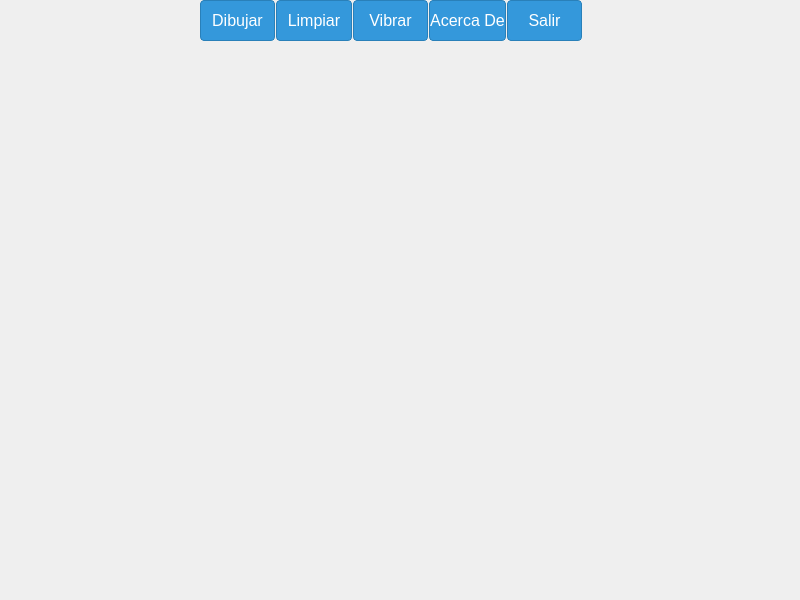
<?xml version="1.0" encoding="UTF-8"?>
<ui version="4.0">
 <class>Dialog</class>
 <widget class="QDialog" name="Dialog">
  <property name="geometry">
   <rect>
    <x>0</x>
    <y>0</y>
    <width>800</width>
    <height>600</height>
   </rect>
  </property>
  <property name="contextMenuPolicy">
   <enum>Qt::DefaultContextMenu</enum>
  </property>
  <property name="windowTitle">
   <string>Paintbly</string>
  </property>
  <property name="styleSheet">
   <string notr="true"/>
  </property>
  <widget class="QWidget" name="horizontalLayoutWidget">
   <property name="geometry">
    <rect>
     <x>200</x>
     <y>0</y>
     <width>382</width>
     <height>41</height>
    </rect>
   </property>
   <layout class="QHBoxLayout" name="horizontalLayout">
    <property name="spacing">
     <number>1</number>
    </property>
    <item>
     <widget class="QPushButton" name="btndibujar">
      <property name="sizePolicy">
       <sizepolicy hsizetype="Minimum" vsizetype="Minimum">
        <horstretch>0</horstretch>
        <verstretch>16</verstretch>
       </sizepolicy>
      </property>
      <property name="focusPolicy">
       <enum>Qt::NoFocus</enum>
      </property>
      <property name="styleSheet">
       <string notr="true">QPushButton {
    background-color: #3498db; 
    border: 1px solid #2980b9; /* Borde del botón */
    color: white; /* Color del texto */
    font-size: 16px;
    border-radius: 4px; /* Bordes redondeados */
}

/* Estilo cuando el botón está presionado */
QPushButton:pressed {
    background-color: #2980b9;
}

QPushButton:focus {
      background-color: #3498db;
    color: black;
	font-size: 17px;
    border: 2px solid #2980b9; /* Borde del botón */
}
</string>
      </property>
      <property name="text">
       <string>Dibujar</string>
      </property>
     </widget>
    </item>
    <item>
     <widget class="QPushButton" name="btnlimpiar">
      <property name="sizePolicy">
       <sizepolicy hsizetype="Minimum" vsizetype="Minimum">
        <horstretch>0</horstretch>
        <verstretch>16</verstretch>
       </sizepolicy>
      </property>
      <property name="focusPolicy">
       <enum>Qt::NoFocus</enum>
      </property>
      <property name="styleSheet">
       <string notr="true">QPushButton {
    background-color: #3498db; 
    border: 1px solid #2980b9; /* Borde del botón */
    color: white; /* Color del texto */
    font-size: 16px;
    border-radius: 4px; /* Bordes redondeados */
}

/* Estilo cuando el botón está presionado */
QPushButton:pressed {
    background-color: #2980b9;
}

QPushButton:focus {
      background-color: #3498db;
    color: black;
	font-size: 17px;
    border: 2px solid #2980b9; /* Borde del botón */
}
</string>
      </property>
      <property name="text">
       <string>Limpiar</string>
      </property>
     </widget>
    </item>
    <item>
     <widget class="QPushButton" name="btnvibrar">
      <property name="sizePolicy">
       <sizepolicy hsizetype="Minimum" vsizetype="Minimum">
        <horstretch>0</horstretch>
        <verstretch>16</verstretch>
       </sizepolicy>
      </property>
      <property name="focusPolicy">
       <enum>Qt::NoFocus</enum>
      </property>
      <property name="styleSheet">
       <string notr="true">QPushButton {
    background-color: #3498db; 
    border: 1px solid #2980b9; /* Borde del botón */
    color: white; /* Color del texto */
    font-size: 16px;
    border-radius: 4px; /* Bordes redondeados */
}

/* Estilo cuando el botón está presionado */
QPushButton:pressed {
    background-color: #2980b9;
}

QPushButton:focus {
      background-color: #3498db;
    color: black;
	font-size: 17px;
    border: 2px solid #2980b9; /* Borde del botón */
}
</string>
      </property>
      <property name="text">
       <string>Vibrar</string>
      </property>
     </widget>
    </item>
    <item>
     <widget class="QPushButton" name="btninfo">
      <property name="sizePolicy">
       <sizepolicy hsizetype="Minimum" vsizetype="Minimum">
        <horstretch>0</horstretch>
        <verstretch>16</verstretch>
       </sizepolicy>
      </property>
      <property name="focusPolicy">
       <enum>Qt::NoFocus</enum>
      </property>
      <property name="styleSheet">
       <string notr="true">QPushButton {
    background-color: #3498db; 
    border: 1px solid #2980b9; /* Borde del botón */
    color: white; /* Color del texto */
    font-size: 16px;
    border-radius: 4px; /* Bordes redondeados */
}

/* Estilo cuando el botón está presionado */
QPushButton:pressed {
    background-color: #2980b9;
}

QPushButton:focus {
      background-color: #3498db;
    color: black;
	font-size: 17px;
    border: 2px solid #2980b9; /* Borde del botón */
}
</string>
      </property>
      <property name="text">
       <string>Acerca De</string>
      </property>
     </widget>
    </item>
    <item>
     <widget class="QPushButton" name="btnsalir">
      <property name="sizePolicy">
       <sizepolicy hsizetype="Minimum" vsizetype="Minimum">
        <horstretch>0</horstretch>
        <verstretch>16</verstretch>
       </sizepolicy>
      </property>
      <property name="focusPolicy">
       <enum>Qt::NoFocus</enum>
      </property>
      <property name="styleSheet">
       <string notr="true">QPushButton {
    background-color: #3498db; 
    border: 1px solid #2980b9; /* Borde del botón */
    color: white; /* Color del texto */
    font-size: 16px;
    border-radius: 4px; /* Bordes redondeados */
}

/* Estilo cuando el botón está presionado */
QPushButton:pressed {
    background-color: #2980b9;
}

QPushButton:focus {
      background-color: #3498db;
    color: black;
	font-size: 17px;
    border: 2px solid #2980b9; /* Borde del botón */
}

</string>
      </property>
      <property name="text">
       <string>Salir</string>
      </property>
     </widget>
    </item>
   </layout>
  </widget>
 </widget>
 <resources/>
 <connections/>
</ui>
